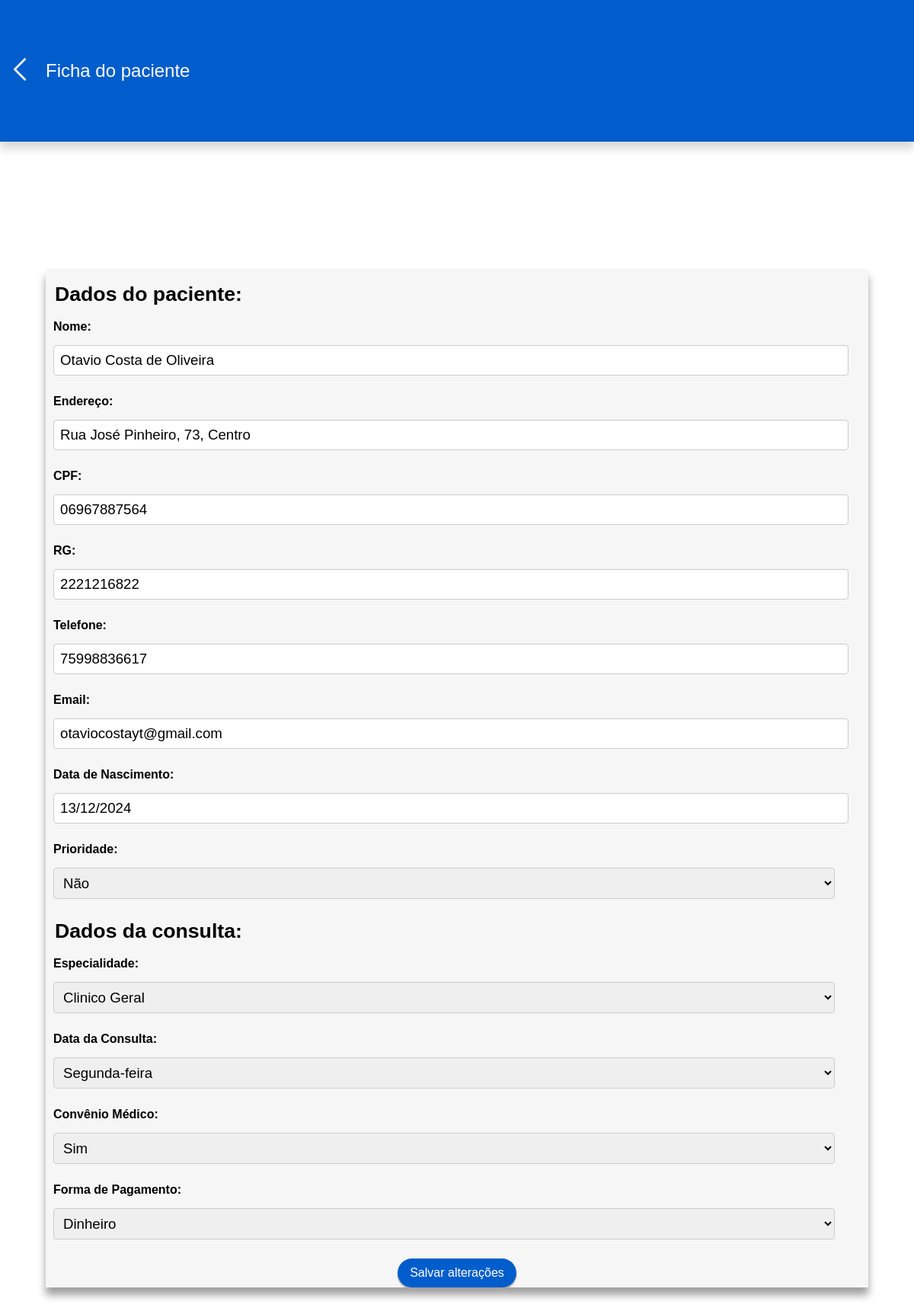
/edita/1/, run on the app's committed database.
### gerenciador/models.py (models this page shows)
class Paciente(models.Model): # CLASSE QUE REPRESENTA A TABELA PACIENTE NA BASE DE DADOS
    ESPECIALIDADE_UM = 'Clinico Geral'
    ESPECIALIDADE_DOIS = 'Oftalmologista'
    ESPECIALIDADE_TRES = 'Dermatologista'
    ESPECIALIDADE_CHOICES = [
        (ESPECIALIDADE_UM, 'Clinico Geral'),
        (ESPECIALIDADE_DOIS, 'Oftalmologista'),
        (ESPECIALIDADE_TRES, 'Dermatologista'),
    ]
    OPTION_SIM = 'Sim'
    OPTION_NAO = 'Não'
    OPTION_CHOICES = [
        (OPTION_SIM, 'Sim'),
        (OPTION_NAO, 'Não'),
    ]
    PAGAMENTO_UM = 'Dinheiro'
    PAGAMENTO_DOIS = 'Cartão de credito'
    PAGAMENTO_TRES = 'Cartão de debito'
    PAGAMENTO_QUATRO = 'Convênio médico'
    PAGAMENTO_CHOICES = [
        (PAGAMENTO_UM, 'Dinheiro'),
        (PAGAMENTO_DOIS, 'Cartão de credito'),
        (PAGAMENTO_TRES, 'Cartão de debito'),
        (PAGAMENTO_QUATRO, 'Convênio médico'),
    ]
    DIA_SEGUNDA = 'Segunda-feira'
    DIA_TERCA = 'Terça-feira'
    DIA_QUARTA = 'Quarta-feira'
    DIA_QUINTA = 'Quinta-feira'
    DIA_SEXTA = 'Sexta-feira'
    DIAS_CHOICES = [
        (DIA_SEGUNDA, 'Segunda-feira'),
        (DIA_TERCA, 'Terça-feira'),
        (DIA_QUARTA, 'Quarta-feira'),
        (DIA_QUINTA, 'Quinta-feira'),
        (DIA_SEXTA, 'Sexta-feira'),
    ]
    nome = models.CharField(max_length=100,null=False, blank=False)
    endereco = models.CharField(max_length=100)
    prioridade = models.CharField(max_length=5, null=False, blank=False, choices=OPTION_CHOICES, default=OPTION_NAO)
    cpf = models.CharField(max_length=15, null=False, blank=False)
    rg = models.CharField(max_length=15)
    telefone = models.CharField(max_length=20, null=False, blank=False)
    email = models.CharField(max_length=100)
    data_nascimento = models.DateField(null=False, blank=False)
    especialidade = models.CharField(max_length=50, null=False, blank=False, choices=ESPECIALIDADE_CHOICES, default=ESPECIALIDADE_UM)
    data_consulta = models.CharField(max_length=50, null=False, blank=False, choices=DIAS_CHOICES)
    convenio_medico = models.CharField(max_length=50, null=False, blank=False, choices=OPTION_CHOICES, default=OPTION_NAO)
    forma_pagamento = models.CharField(max_length=50, null=False, blank=False, choices=PAGAMENTO_CHOICES, default=PAGAMENTO_UM)

### gerenciador/views.py (the view, shortened to what this page needs)
# urls.py: path('edita/<int:pk>/', EditarFicha.as_view(), name='editar'),
class EditarFicha(UpdateView): # VIEW PARA EDITAR A FICHA DO PACIENTE A PARTIR DO SEU ID PRIMARY KEY
    model=Paciente  # TABELA DA BASE DE DADOS
    fields=['nome', 'endereco', 'cpf', 'rg', 'telefone', 'email', 'data_nascimento',
            'prioridade', 'especialidade', 'data_consulta', 'convenio_medico', 'forma_pagamento'] # CAMPOS DO FORMULARIO HTML
    template_name='gerenciador/editar.html'# PASSAGEM DA TEMPLATE HTML

### gerenciador/templates/gerenciador/editar.html (shortened to what this page needs)
<!DOCTYPE html>
<html lang="pt-br">
    <head>
        {% load static %}
        <link rel="stylesheet" href="{% static 'cadastro_style.css' %}">
    </head>
    <body>
        <div class="main-agendar">
            <div class="navbar">
                <a href="{% url 'consultas' %}"><img src="{% static 'img/retornar.svg' %}" alt="Voltar" class="btn-voltar"></a>
                <h1>Ficha do paciente</h1>
            </div>
            <div class="painel-cadastro">
                <div id="card-formulario">
                    <form id="formulario" method="POST">
                        <h1 class="titulo-campo">Dados do paciente:</h1>
                        <div class="form-group">
                            <label for="id_nome">Nome:</label>
                            {{ form.nome }}
                        </div>
                        <div class="form-group">
                            <label for="id_endereco">Endereço:</label>
                            {{ form.endereco }}
                        </div>
                        <div class="form-group">
                            <label for="id_cpf">CPF:</label>
                            {{ form.cpf }}
                        </div>
                        <div class="form-group">
                            <label for="id_rg">RG:</label>
                            {{ form.rg }}
                        </div>
                        <div class="form-group">
                            <label for="id_telefone">Telefone:</label>
                            {{ form.telefone }}
                        </div>
                        <div class="form-group">
                            <label for="id_email">Email:</label>
                            {{ form.email }}
                        </div>
                        <div class="form-group">
                            <label for="id_data_nascimento">Data de Nascimento:</label>
                            {{ form.data_nascimento }}
                        </div>
                        <div class="form-group">
                            <label for="id_prioridade">Prioridade:</label>
                            {{ form.prioridade }}
                        </div>
                        <h1 class="titulo-campo">Dados da consulta:</h1>
                        <div class="form-group">
                            <label for="id_especialidade">Especialidade:</label>
                            {{ form.especialidade }}
                        </div>
                        <div class="form-group">
                            <label for="id_data_consulta">Data da Consulta:</label>
                            {{ form.data_consulta }}
                        </div>
                        <div class="form-group">
                            <label for="id_convenio_medico">Convênio Médico:</label>
                            {{ form.convenio_medico }}
                        </div>
                        <div class="form-group">
                            <label for="id_forma_pagamento">Forma de Pagamento:</label>
                            {{ form.forma_pagamento }}
                        </div>
                        <div class="form-botao">
                            <button type="submit" class="btn-salvar">Salvar alterações</button>
                        </div>
                    </form>
                </div>
            </div>
        </div>
    </body>
</html>

### gerenciador/static/cadastro_style.css (style rules this page uses)
body { margin: 0; padding: 0; font-family: 'Noto-Sans', sans-serif; }
.main-agendar { width: 100vw; height: 100vh; display: block; align-items: center; justify-content: center; }
.navbar { width: 100%; height: 10%; background: #005dcb; display: flex; justify-content: flex-start; align-items: center; box-shadow: 0px 10px 10px rgba(0, 0, 0, 0.144); }
.navbar > h1 { color: white; font-size: 18pt; margin-left: 8px; font-weight: 300; }
.btn-voltar { width: 40px; padding: 6px; cursor: pointer; }
.painel-cadastro { width: 100%; height: 90%; display: flex; justify-content: center; align-items: center; }
#card-formulario { width: 90%; height: 80%; display: inline-block; background: #f6f6f6; box-shadow: 0px 10px 10px 0px rgba(0, 0, 0, 0.377); overflow-x: auto; }
.titulo-campo { margin-left: 1vw; font-size: 20pt; }
.form-botao { width: 100%; display: flex; justify-content: center; align-items: center; }
.btn-salvar { width: 13vw; font-size: 12pt; padding: 10px; color: white; background-color: #005dcb; border: none; border-radius: 20px; box-shadow: 0px 2px 2px 0px rgba(0, 0, 0, 0.377); cursor: pointer; margin-bottom: 1vh; }
.form-group { margin-top: 10px; margin-bottom: 15px; }
.form-group label { display: block; margin-left: 10px; margin-bottom: 5px; font-weight: bold; }
.form-group input, .form-group select { width: 95%; margin: 10px; padding: 8px; border: 1px solid #ccc; border-radius: 4px; font-size: 14pt; }

### data on the page
Paciente: nome "Otavio Costa de Oliveira", endereco "Rua José Pinheiro, 73, Centro", cpf "06967887564", rg "2221216822", telefone "75998836617", email "otaviocostayt@gmail.com", data_nascimento "13/12/2024", prioridade "Não", especialidade "Clinico Geral", data_consulta "Segunda-feira", convenio_medico "Sim", forma_pagamento "Dinheiro"
